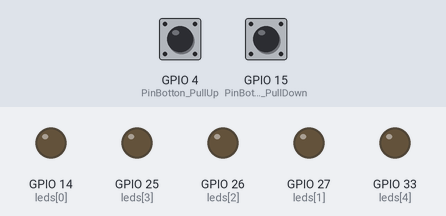
The sketch below on a simulated ESP32. Parts: output pins drawn as LEDs (lit = HIGH). Dashed ring = blinking. The inputs (shaded band) are chosen by the test bench; at power-on: GPIO 15 (PinBotton_PullDown) LOW, GPIO 4 (PinBotton_PullUp) HIGH.

Above: at 1.2 s.
1.3 s: GPIO 15 (PinBotton_PullDown) pulled HIGH for 1 s
At 2.6 s:
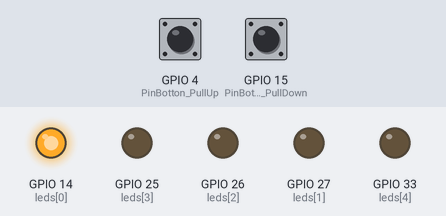
4.3 s: GPIO 15 (PinBotton_PullDown) pulled HIGH for 0.15 s
At 5.2 s:
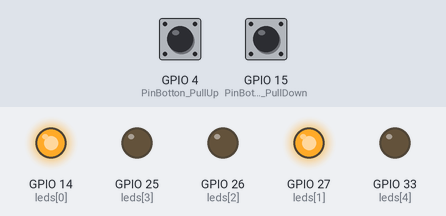
5.9 s: GPIO 15 (PinBotton_PullDown) pulled HIGH for 3.2 s
At 7.18 s:
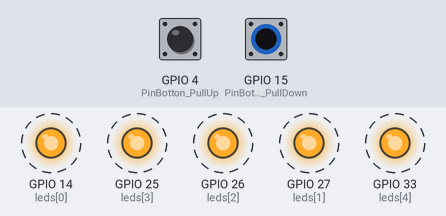
Timing chart, 0 to 10.6 s (numbered marks = the images above; inputs shaded):
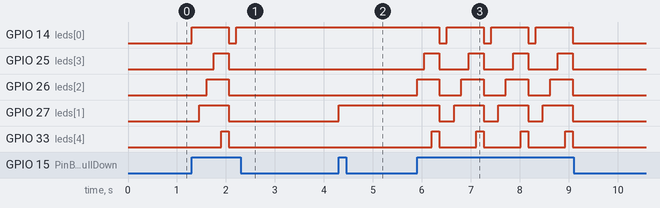

Measured:
- after the input at 1.3 s, GPIO 14 (leds[0]): LOW → HIGH at once, → LOW 0.76 s later, → HIGH 0.15 s later; GPIO 25 (leds[3]): LOW → HIGH after 0.45 s, → LOW 0.30 s later
- after the input at 4.3 s, GPIO 27 (leds[1]): LOW → HIGH at once
- after the input at 5.9 s, GPIO 14 (leds[0]): alternates HIGH for 0.76 s and LOW for 0.15 s, 7 changes in all, then stays LOW, starting after 0.45 s; GPIO 25 (leds[3]): alternates HIGH for 0.30 s and LOW for 0.60 s, 8 changes in all, then stays LOW, starting after 0.15 s

The sketch:

entradasdigitalesBoton.ino
```cpp
//Se definio el PullDown  -> Boton SW1
#define PinBotton_PullDown 15
//Se definio el PullDown  -> Boton SW2
#define PinBotton_PullUp 4
//Se definio el arreglo de leds.
const int leds[5] = {14, 27, 26, 25, 33};
//Se definio un contador para las pulsaciones de despues.
long timeCounter = 0;
//Se definio un contador que servirá para el no. pulsaciones
int count = 0;
//Se definio el umbral.
const int timeThreshold = 150;

//Se inicializa los pins para los leds y tambien para los 2 botones
void setup() {
  for(int i = 0;i<5;i++){
    pinMode(leds[i],OUTPUT);
  }
  pinMode(PinBotton_PullDown, INPUT); //Boton 1  en booleano representa 0 o LOW
  pinMode(PinBotton_PullUp, INPUT); //Boton 2 en booleano representa 1 o HIGH
}


//Se inicializa el loop
void loop() {
  //Guardara en la lectura si es un 1 o 2 -> para PullDown es 0 por defecto y para PullUp es 1.
  int in_down = digitalRead(PinBotton_PullDown);
  int in_up = digitalRead(PinBotton_PullUp);
  //Si en el caso el PullDown cambiará a 1
    if (in_down == HIGH) {
      //Prevenir que se cuenten demaciadas pulsaciones en el loop
      if (millis() > timeCounter + timeThreshold) {
        //Si es menor a 5 el count entonces:
        if(count<5){
          //Prende la luz del no. led
          digitalWrite(leds[count],in_down);
          //Suma +1 el count para ir recorriendo el arreglo
          count++;
          timeCounter = millis();
      }else{
        //En el caso si fuera más de 5 pulsaciones
        for(int i = 5;i>=0;i--){
          //Apaga todos los leds
          digitalWrite(leds[i],LOW);
          //Disminuye el valor de count = 5 a count = 0 cuando termina el ciclo
          count--;
        }
      }
    }
  }else if (in_up == LOW){ //En el caso si el boton de PullUp esta en Low o cambie a 0
    if (millis() > timeCounter + timeThreshold) {
      //Apagará todos los leds
        for(int i = 5;i>=0;i--){
          digitalWrite(leds[i],LOW);
        }
        //Se reinicializa a count = 0 para que no guarde ningun valor y empiece desde el inicio
       count = 0;
       timeCounter = millis();
    }
  }
}
```
